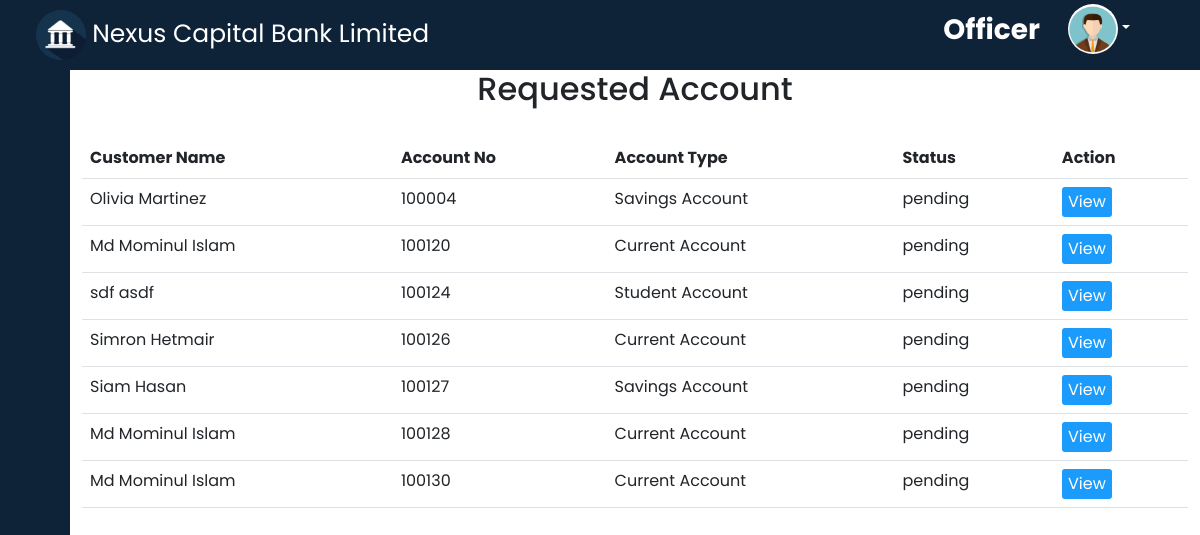
Page /officer/account_request.php on the committed database.
### tables this page shows
CREATE TABLE `bank` (
  `bank_name` varchar(255) NOT NULL,
  `bank_sort_name` varchar(10) NOT NULL,
  `tagline` varchar(255) DEFAULT NULL,
  `logo` varchar(20) DEFAULT NULL,
  `rating` float DEFAULT NULL,
  `address` varchar(255) DEFAULT NULL,
  `phone` varchar(20) DEFAULT NULL,
  `email` varchar(50) NOT NULL,
  `fax` varchar(20) DEFAULT NULL,
  `call_center` varchar(20) DEFAULT NULL,
  `facebook` varchar(100) DEFAULT NULL,
  `linkedin` varchar(100) DEFAULT NULL,
  `twitter` varchar(100) DEFAULT NULL,
  `youtube` varchar(100) DEFAULT NULL,
  `about_us` text DEFAULT NULL,
  `vision` text DEFAULT NULL,
  `mission` text DEFAULT NULL
);

CREATE TABLE `account` (
  `account_no` int(11) NOT NULL,
  `customer_id` int(11) DEFAULT NULL,
  `at_code` int(11) DEFAULT NULL,
  `balance` float DEFAULT 0,
  `pin_code` int(11) DEFAULT NULL,
  `opening_date` date DEFAULT NULL,
  `closing_date` date DEFAULT NULL,
  `status` varchar(10) DEFAULT NULL,
  `debit_card_no` varchar(50) DEFAULT NULL,
  `debit_exp_date` date DEFAULT NULL,
  `cvv` int(11) DEFAULT NULL,
  `iscard` int(11) NOT NULL
);

CREATE TABLE `customer` (
  `customer_id` int(11) NOT NULL,
  `nid` varchar(255) NOT NULL,
  `first_name` varchar(255) DEFAULT NULL,
  `last_name` varchar(255) DEFAULT NULL,
  `picture` text DEFAULT NULL,
  `email` varchar(255) DEFAULT NULL,
  `phone` varchar(100) NOT NULL,
  `gender` varchar(10) DEFAULT NULL,
  `address` text DEFAULT NULL,
  `division` varchar(50) DEFAULT NULL,
  `district` varchar(50) DEFAULT NULL,
  `dob` date DEFAULT NULL
);

CREATE TABLE `acc_type` (
  `at_code` int(11) NOT NULL,
  `acc_name` text DEFAULT NULL,
  `service_charge` float NOT NULL,
  `interest_rate` float NOT NULL,
  `trx_limit` int(11) NOT NULL,
  `withdraw_limit` int(11) NOT NULL
);

### officer/account_request.php (the view, shortened to what this page needs)
<!DOCTYPE html>
<html lang="en">
<head>
</head>
<?php
include("../database.php");
$query = "SELECT *
                      FROM account
                      INNER JOIN customer
                      USING(customer_id)
                      INNER JOIN acc_type
                      USING(at_code)
                      WHERE status = 'pending'";
$result = mysqli_query($con, $query);
?>
<body>
    <div>
        <?php include "officer_header.php" ?>
    </div>
    <div class="d-flex">
        <div>
            <?php include "officer_sidebar.php" ?>
        </div>
        <div class="main ">
            <h2>Requested Account</h2>
            <div class="container">
                <table style="margin-top: 30px;" class="table">
                    <tr>
                        <th>Customer Name</th>
                        <th>Account No</th>
                        <th>Account Type</th>
                        <th>Status</th>
                        <th>Action</th>
                    </tr>
                    <?php
                    while ($row = mysqli_fetch_assoc($result)) {
                    ?>
                        <tr>
                            <td><?php echo $row['first_name'] . " " . $row['last_name'] ?></td>
                            <td><?php echo $row['account_no'] ?></td>
                            <td><?php echo $row['acc_name'] ?></td>
                            <td><?php echo $row['status'] ?></td>
                            <td>
                                <a href="view_account_request.php? account_no=<?php echo $row['account_no'] ?>"><button class="view">View</button></a>
                            </td>
                        </tr>
                    <?php  }  ?>
                </table>
            </div>
        </div>
    </div>
</body>
</html>

### officer/officer_header.php (shortened to what this page needs)
<!DOCTYPE html>
<html lang="en">
<head>
    <link rel="stylesheet" href="../bootstrap/bootstrap_css.css">
</head>
<?php
include"../database.php";
$row = mysqli_fetch_assoc(mysqli_query($con,"SELECT bank_name FROM bank"));
?>
<body>
    <header>
        <nav class="navbar navbar-expand-md  header">
            <div class="container-fluid">
                <a href="" id="bank_name" class="navbar-brand"><img id="logo" src="../logo/logo.png" alt="">
                    <?php echo $row['bank_name']?></a>
                <div class="collapse navbar-collapse" id="NavID">
                    <ul class="navbar-nav ms-auto ">
                        <p class="officer_text">Officer</p>
                        <li class="nav-item dropdown">
                            <a href="" class="nav-link dropdown-toggle" data-bs-toggle="dropdown"><img class="avatar" src="../logo/male_avatar.png" alt=""></a>
                        </li>
                    </ul>
                </div>
            </div>
        </nav>
    </header>
</body>
</html>

### officer/account_request.php (style rules this page uses)
h2 { display: flex; justify-content: center; }
.view { border: none; background-color: #1B9CFC; color: white; border-radius: 3px; height: 30px; width: 50px; }

### officer/officer_header.php (style rules this page uses)
* { margin: 0; padding: 0; box-sizing: border-box; font-family: 'Poppins', sans-serif; }
#logo { height: 50px; width: 50px; }
.header { width: 100%; height: 70px; background-color: #0e2238; }
#bank_name { font-size: 25px; margin-left: 2%; color: white; }
.nav-link { margin-right: 50px; color: white; letter-spacing: 0.5px; padding: 0 10px; }
.avatar { height: 50px; width: 50px; border-radius: 30px; }
.officer_text { color: white; font-weight: bold; font-size: 28px; margin-right: 20px; margin-top: 5px; }

### officer/officer_sidebar.php (style rules this page uses)
a { text-decoration: none; }
li { list-style: none; }
body { font-family: 'Poppins', sans-serif; }
.nav-link { margin-right: 50px; color: white; letter-spacing: 0.5px; padding: 0 10px; }
.main { height: 100vh; overflow: scroll; width: 100%; }

### rows in the picture
bank: bank_name "Nexus Capital Bank Limited"
account: customer.first_name "Olivia", customer.last_name "Martinez", account_no "100004", at_code.acc_name "Savings Account", status "pending"
account: customer.first_name "Md Mominul", customer.last_name "Islam", account_no "100120", at_code.acc_name "Current Account", status "pending"
account: customer.first_name "sdf", customer.last_name "asdf", account_no "100124", at_code.acc_name "Student Account", status "pending"
account: customer.first_name "Simron", customer.last_name "Hetmair", account_no "100126", at_code.acc_name "Current Account", status "pending"
account: customer.first_name "Siam", customer.last_name "Hasan", account_no "100127", at_code.acc_name "Savings Account", status "pending"
account: customer.first_name "Md Mominul", customer.last_name "Islam", account_no "100128", at_code.acc_name "Current Account", status "pending"
account: customer.first_name "Md Mominul", customer.last_name "Islam", account_no "100130", at_code.acc_name "Current Account", status "pending"
